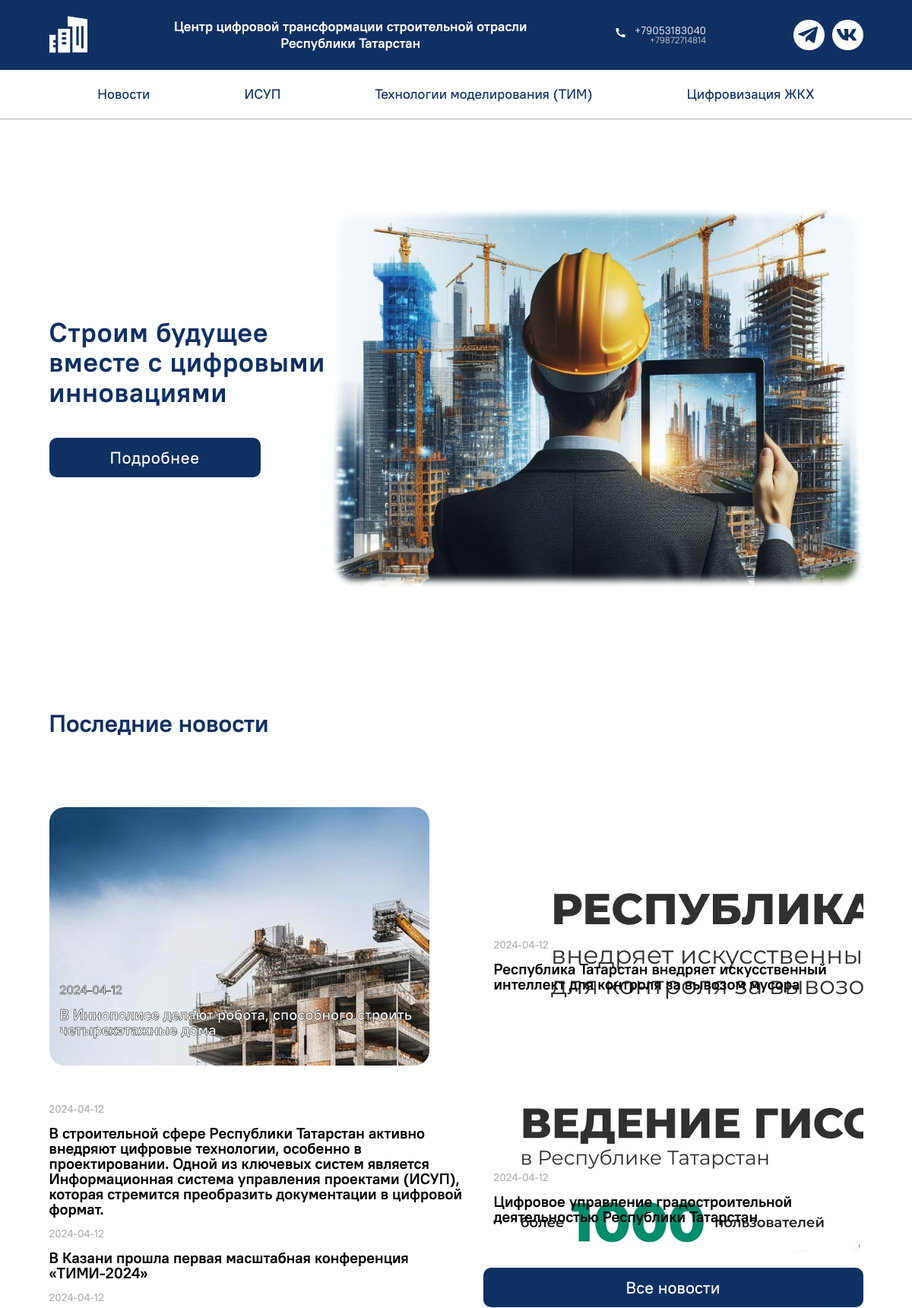
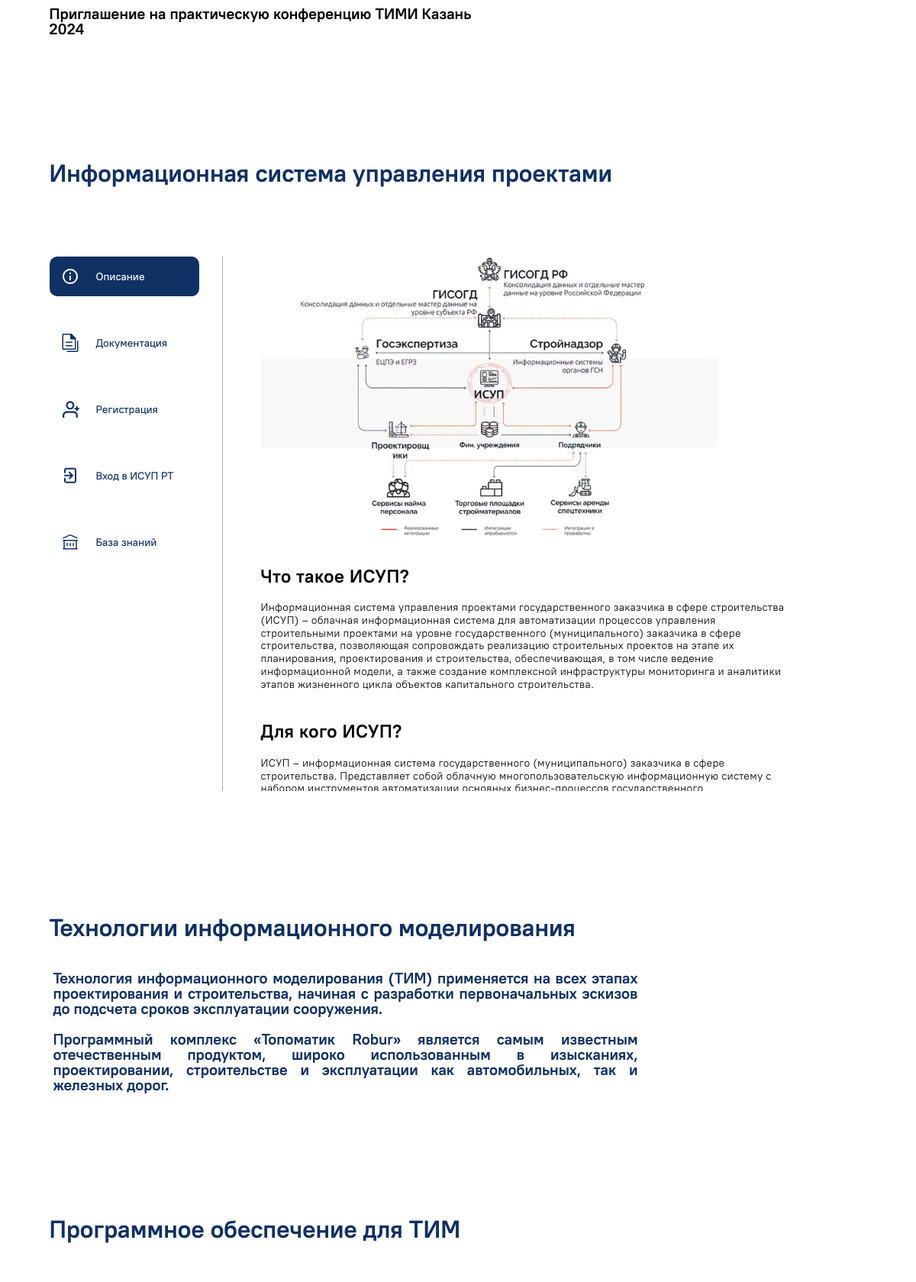
The page / (upper part) on the database its author committed (2 pictures, top to bottom).
### tables this page shows
CREATE TABLE `news` (
  `id` int NOT NULL,
  `title` varchar(256) NOT NULL,
  `body` text NOT NULL,
  `image` varchar(512) NOT NULL,
  `created_at` date NOT NULL
);

### incl/pages/home.php (the view, shortened to what this page needs)
<main>
    <section class="banner">
        <div class="container">
            <div class="banner_inner">
                <div class="banner_text" data-aos="fade-down" data-aos-duration="800" data-aos-once="true">
                    <h1>Строим будущее вместе с цифровыми инновациями</h1>
                    <a href="#isup" class="banner_btn">Подробнее</a>
                </div>
                <div class="img_shadow">
                    <img src="assets/img/banner_img.jpeg" alt="" class="banner_img" data-aos="fade-left" data-aos-duration="900" data-aos-once="true">
                </div>
            </div>
        </div>
    </section>
    <article id="news" class="news" data-aos="fade-up" data-aos-duration="700" data-aos-once="true">
        <div class="container">
            <div class="news_inner">
                <h1 class="news_title">Последние новости</h1>
                <?
                $sql = "SELECT * FROM news ORDER BY created_at DESC LIMIT 6";
                $news = $connect->query($sql)->fetchAll(PDO::FETCH_CLASS);
                ?>
                <div class="news_wrapper">
                    <div class="news_wrapper-left">
                        <div class="news_item main" style="background: url('<?= $news[0]->image ?>')" data-aos="fade-up" data-aos-duration="700" data-aos-once="true">
                            <div class="news_item-text">
                                <p class="news_date"><?= $news[0]->created_at ?></p>
                                <p class="news_title"><?= $news[0]->title ?></p>
                            </div>
                        </div>
                        <div class="news_bottom">
                            <div class="news_item-bottom">
                                <div class="news_item-text" data-aos="fade-up" data-aos-duration="700" data-aos-once="true">
                                    <p class="news_bottom-date"><?= $news[3]->created_at ?></p>
                                    <p class="news_bottom-title"><?= $news[3]->title ?></p>
                                </div>
                            </div>
                            <div class="news_item-bottom" data-aos="fade-up" data-aos-duration="700" data-aos-once="true">
                                <div class="news_item-text">
                                    <p class="news_bottom-date"><?= $news[4]->created_at ?></p>
                                    <p class="news_bottom-title"><?= $news[4]->title ?></p>
                                </div>
                            </div>
                            <div class="news_item-bottom">
                                <div class="news_item-text">
                                    <p class="news_bottom-date"><?= $news[5]->created_at ?></p>
                                    <p class="news_bottom-title"><?= $news[5]->title ?></p>
                                </div>
                            </div>
                        </div>
                    </div>
                    <div class="news_wrapper-right">
                        <div class="news_item right" style="background: url('<?= $news[1]->image ?>')" data-aos="fade-up" data-aos-duration="700" data-aos-once="true">
                            <div class="news_item-text">
                                <p class="news_bottom-date"><?= $news[1]->created_at ?></p>
                                <p class="news_bottom-title"><?= $news[1]->title ?></p>
                            </div>
                        </div>
                        <div class="news_item right" style="background: url('<?= $news[2]->image ?>')" data-aos="fade-up" data-aos-duration="700" data-aos-once="true">
                            <div class="news_item-text">
                                <p class="news_bottom-date"><?= $news[2]->created_at ?></p>
                                <p class="news_bottom-title"><?= $news[2]->title ?></p>
                            </div>
                        </div>
                        <a href="/news" target="_blank" class="news_btn">Все новости</a>
                    </div>
                </div>
            </div>
        </div>
    </article>
    <section id="isup" class="isup" data-aos="fade-up" data-aos-duration="700" data-aos-once="true">
        <div class="container">
            <div class="isup_inner">
                <h1>Информационная система управления проектами</h1>
                <div class="isup_sidebar" data-aos="fade-up" data-aos-duration="700" data-aos-once="true">
                    <div class="sidebar_titles">
                        <div data-tab="tab1" class="sidebar_title">
                            <p class="sidebar_item-title">Описание</p>
                        </div>
                        <div data-tab="tab2" class="sidebar_title">
                            <p class="sidebar_item-title">Документация</p>
                        </div>
                        <div data-tab="tab3" class="sidebar_title">
                            <p class="sidebar_item-title">Регистрация</p>
                        </div>
                        <a data-tab="tab4" href="https://isup.roskapstroy.ru/login" target="_blank">
                            <div class="sidebar_title">
                                <p class="sidebar_item-title">Вход в ИСУП РТ</p>
                            </div>
                        </a>
                        <div data-tab="tab5" class="sidebar_title">
                            <p class="sidebar_item-title">База знаний</p>
                        </div>
                    </div>
                    <div data-aos="fade-up" data-aos-duration="700" data-aos-once="true" class="sidebar_contents">
                        <div id="tab1" class="sidebar_content">
                            <img src="assets/img/isup_descrp.png" alt="">
                            <div class="sidebar_text">
                                <p class="sidebar_text-title">Что такое ИСУП?</p>
                                <p class="sidebar_text-subtitle">Информационная система управления проектами
                                    государственного заказчика в сфере строительства (ИСУП) – облачная
                                    информационная система для автоматизации процессов управления строительными
                                    проектами на уровне государственного (муниципального) заказчика в сфере
                                    строительства, позволяющая сопровождать реализацию строительных проектов на
                                    этапе их планирования, проектирования и строительства, обеспечивающая, в том
                                    числе ведение информационной модели, а также создание комплексной инфраструктуры
                                    мониторинга и аналитики этапов жизненного цикла объектов капитального
                                    строительства.</p>
                            </div>
                            <div class="sidebar_text">
                                <p class="sidebar_text-title">Для кого ИСУП?</p>
                                <p class="sidebar_text-subtitle">ИСУП – информационная система государственного
                                    (муниципального) заказчика в сфере строительства. Представляет собой облачную
                                    многопользовательскую информационную систему с набором инструментов
                                    автоматизации основных бизнес-процессов государственного (муниципального)
                                    заказчика. Система позволяет консолидировать и обрабатывать информацию о ходе
                                    реализации строительного проекта, и предоставлять ее с учетом различного уровня
                                    доступа пользователей. Пользователями Системы являются федеральные, региональные
                                    и муниципальные заказчики в сфере строительства. Система сформирована на
                                    принципах микросервисной архитектуры.</p>
                            </div>
                        </div>
                    </div>
                </div>
            </div>
        </div>
    </section>
    <div class="tim_programms" data-aos="fade-up" data-aos-duration="700" data-aos-once="true">
        <div class="container">
            <h1>Технологии информационного моделирования</h1>
            <p class="tim_sub-text">Технология информационного моделирования (ТИМ) применяется на всех этапах проектирования и строительства, начиная с разработки первоначальных эскизов до подсчета сроков эксплуатации сооружения.
                <br><br>Программный комплекс «Топоматик Robur» является самым известным отечественным продуктом, широко использованным в изысканиях, проектировании, строительстве и эксплуатации как автомобильных, так и железных дорог.
            </p>
            <div class="tim_programms_inner">
                <h1 class="" style="margin: 163px 0 0 0;">Программное обеспечение для ТИМ</h1>
                <div class="acc_wrapper">
                </div>
            </div>
        </div>
    </div>
</main>

### index.php (shortened to what this page needs)
<?
require('incl/connect.php');
$uri = parse_url($_SERVER['REQUEST_URI'], PHP_URL_PATH);
?>
<!DOCTYPE html>
<html lang="ru">
<head>
    <? switch ($uri) {
        case '/admin-tim': ?>
        <? break;
        case '/': ?>
            <link href="https://unpkg.com/aos@2.3.1/dist/aos.css" rel="stylesheet">
            <link rel="stylesheet" href="assets/css/style.css">
    <? } ?>
</head>
<body>
    <? if (in_array($uri, ['/', '/news', '/webinars', '/faq', '/faq-user', '/admin', '/admin-tim'])) require('incl/header.php');
    switch ($uri) {
        case '/':
            require('incl/pages/home.php');
            break;
    } ?>
</body>
</html>

### incl/header.php (shortened to what this page needs)
<header id="header" class="header">
    <div class="container">
        <div class="header_inner">
            <a href="/">
            </a>
            <p class="header_logo-title"><b>Центр цифровой трансформации строительной отрасли <br>Республики Татарстан</b>
            </p>
            <div class="contact_info">
                <div class="header_phone">
                    <div class="phone-text">
                        <p class="phone-text-title">+79053183040</p>
                        <p class="phone-text-subtitle">+79872714814</p>
                    </div>
                </div>
            </div>
            <div class="header_social">
                <a href="https://t.me/digitalizationRT">
                    <div class="social_icon">
                    </div>
                </a>
                <a href="https://vk.com/digitalizationrt" target="_blank">
                    <div class="social_icon">
                    </div>
                </a>
            </div>
        </div>
    </div>
</header>
<? switch ($uri) {
    case '/':
        require('header_home.php');
        break;
} ?>

### incl/header_home.php
<section class="menu">
    <div class="container">
        <div class="menu_inner">
            <nav class="menu_nav">
                <a href="#news" class="nav_link">Новости</a>
                <a href="#isup" class="nav_link">ИСУП</a>
                <a href="#tim" class="nav_link">Технологии моделирования (ТИМ)</a>
                <a href="#digit" class="nav_link">Цифровизация ЖКХ</a>
            </nav>
        </div>
    </div>
</section>

### rows shown on the page
news: image (picture), created_at "2024-04-12", title "В Иннополисе делают робота, способного строить четырехэтажные дома"
news: created_at "2024-04-12", title "В строительной сфере Республики Татарстан активно внедряют цифровые технологии, особенно в проектировании. Одной из ключевых систем является Информационная система управления проектами (ИСУП), которая стремится преобразить документации в цифровой формат."
news: created_at "2024-04-12", title "В Казани прошла первая масштабная конференция «ТИМИ-2024»"
news: created_at "2024-04-12", title "Приглашение на практическую конференцию ТИМИ Казань 2024"
news: image (picture), created_at "2024-04-12", title "Республика Татарстан внедряет искусственный интеллект для контроля за вывозом мусора"
news: image (picture), created_at "2024-04-12", title "Цифровое управление градостроительной деятельностью Республики Татарстан"
